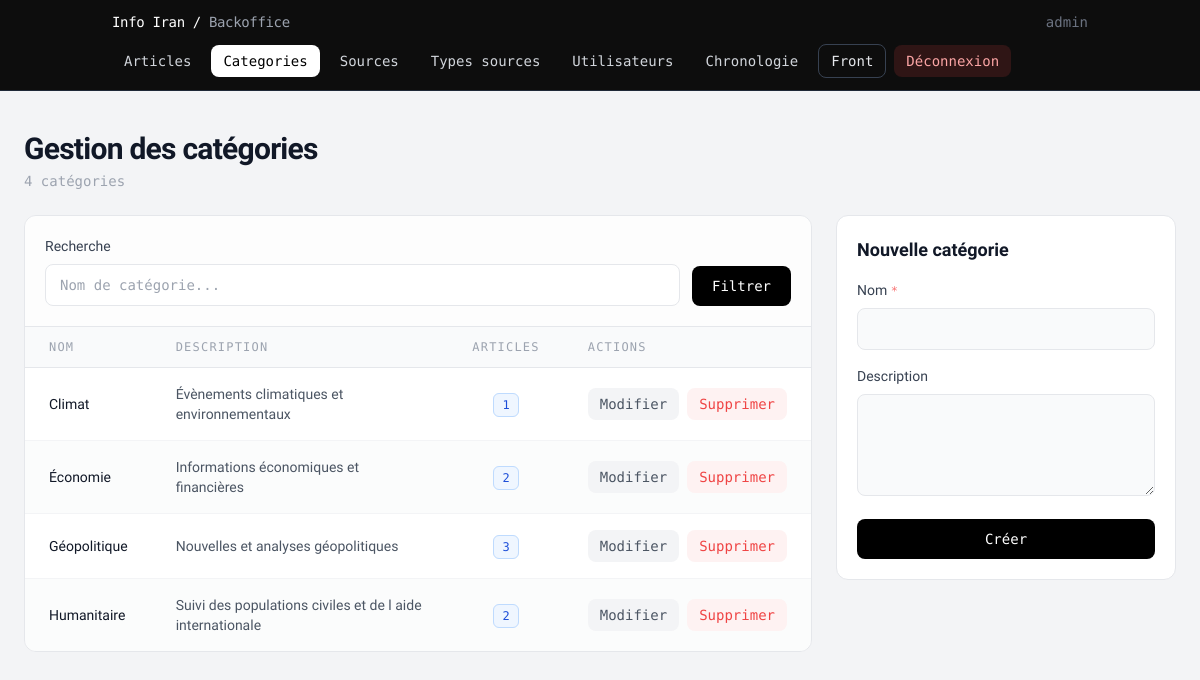
Screenshot of /pages/articles/backoffice_categories.php (signed in) with the database file from the repository.
### tables this page shows
CREATE TABLE categories (
    id  INT PRIMARY KEY AUTO_INCREMENT,
    nom VARCHAR(100) NOT NULL,
    description TEXT
);

### models/Database.php (called while the page is built, shortened)
<?php
class Database
{
    private static $instance = null;
    private $pdo;
    private function __construct()
    {
        $host = getenv('DB_HOST') ?: '127.0.0.1';
        $db   = getenv('DB_NAME') ?: 'info_actualite';
        $user = getenv('DB_USER') ?: 'actualite_user';
        $pass = getenv('DB_PASS') ?: 'secret_pw';
        $charset = 'utf8mb4';
        $dsn = "mysql:host={$host};dbname={$db};charset={$charset}";
        $options = [
            PDO::ATTR_ERRMODE => PDO::ERRMODE_EXCEPTION,
            PDO::ATTR_DEFAULT_FETCH_MODE => PDO::FETCH_ASSOC,
            PDO::ATTR_EMULATE_PREPARES => false,
        ];
        $this->pdo = new PDO($dsn, $user, $pass, $options);
    }
    public static function getInstance()
    {
        if (self::$instance === null) {
            self::$instance = new self();
        }
        return self::$instance;
    }
    public function getConnection()
    {
        return $this->pdo;
    }
}

### controllers/BackofficeController.php (called while the page is built, shortened)
<?php
require_once __DIR__ . '/../models/Database.php';
class BackofficeController
{
    private \PDO $db;
    public function __construct()
    {
        $this->db = Database::getInstance()->getConnection();
    }
    public function listCategoriesPaginated(int $perPage, int $offset, string $q = ''): array
    {
        $params = [];
        $wc = '';
        $stmtC = $this->db->prepare("SELECT COUNT(*) FROM categories c {$wc}");
        $stmtC->execute($params);
        $total = (int) $stmtC->fetchColumn();
        $sql = "
            SELECT c.id, c.nom, c.description,
                   (SELECT COUNT(*) FROM articles a WHERE a.id_categorie = c.id) AS nb_articles
            FROM categories c
            {$wc}
            ORDER BY c.nom ASC
            LIMIT :lim OFFSET :off
        ";
        $stmt = $this->db->prepare($sql);
        $stmt->bindValue(':lim', $perPage, \PDO::PARAM_INT);
        $stmt->bindValue(':off', $offset, \PDO::PARAM_INT);
        $stmt->execute();
        return ['total' => $total, 'rows' => $stmt->fetchAll(\PDO::FETCH_ASSOC)];
    }
}

### pages/articles/backoffice_categories.php (the view, shortened to what this page needs)
<?php
require_once __DIR__ . '/../../controllers/BackofficeController.php';
require_once __DIR__ . '/partials/backoffice_nav.php';
$controller = new BackofficeController();
$perPage = 15;
$page = max(1, intval($_GET['page'] ?? 1));
$offset = ($page - 1) * $perPage;
$q = trim($_GET['q'] ?? '');
$result = $controller->listCategoriesPaginated($perPage, $offset, $q);
$rows = $result['rows'];
$total = $result['total'];
$editCategory = null;
?>
<!DOCTYPE html>
<html lang="fr">
<head>
</head>
<body class="bg-gray-100 min-h-screen">
<main class="container mx-auto px-6 py-10 max-w-[90rem]">
    <div class="mb-6 flex items-start justify-between gap-4">
        <div>
            <h1 class="text-3xl font-semibold text-gray-900 tracking-tight">Gestion des catégories</h1>
            <p class="mono text-sm text-gray-400 mt-1">
                <?= $total ?> catégorie<?= $total > 1 ? 's' : '' ?>
            </p>
        </div>
    </div>
    <div class="lg:grid lg:grid-cols-[1fr_340px] gap-6 items-start">
        <section class="bg-white border border-gray-200 rounded-xl overflow-hidden">
            <form method="GET" action="/backoffice/categories" class="p-5 border-b border-gray-200 bg-gray-50/40 flex gap-3 items-end">
                <div class="flex-1 min-w-[180px]">
                    <label class="block text-sm font-medium text-gray-700 mb-2">Recherche</label>
                    <input type="text" name="q" value="<?= htmlspecialchars($q) ?>" placeholder="Nom de catégorie..."
                           class="w-full mono text-sm px-3.5 py-2.5 border border-gray-200 rounded-lg bg-white focus:border-gray-400 focus:outline-none transition-colors">
                </div>
                <button type="submit" class="mono text-sm font-medium bg-black text-white px-5 py-2.5 rounded-lg hover:bg-gray-800 transition-colors">Filtrer</button>
            </form>
            <?php if (empty($rows)): ?>
                <div class="px-6 py-20 text-center mono text-base text-gray-400">Aucune catégorie trouvée.</div>
            <?php else: ?>
                <div class="overflow-x-auto">
                    <table class="w-full text-left border-collapse">
                        <thead>
                            <tr class="bg-gray-50 border-b border-gray-200 mono text-xs text-gray-400 uppercase tracking-widest">
                                <th class="px-6 py-3 font-normal">Nom</th>
                                <th class="px-6 py-3 font-normal">Description</th>
                                <th class="px-6 py-3 font-normal text-center">Articles</th>
                                <th class="px-6 py-3 font-normal">Actions</th>
                            </tr>
                        </thead>
                        <tbody class="divide-y divide-gray-100">
                            <?php foreach ($rows as $i => $row): ?>
                                <tr class="hover:bg-blue-50/30 transition-colors <?= $i % 2 === 1 ? 'bg-gray-50/60' : 'bg-white' ?>">
                                    <td class="px-6 py-4 text-sm font-medium text-gray-900"><?= htmlspecialchars($row['nom']) ?></td>
                                    <td class="px-6 py-4 text-sm text-gray-600"><?= htmlspecialchars(mb_strimwidth(trim((string) ($row['description'] ?? '')), 0, 90, '…')) ?: '—' ?></td>
                                    <td class="px-6 py-4 text-center">
                                        <span class="mono text-xs px-2 py-1 rounded-md bg-blue-50 border border-blue-200 text-blue-700">
                                            <?= (int) $row['nb_articles'] ?>
                                        </span>
                                    </td>
                                    <td class="px-6 py-4">
                                        <div class="flex items-center gap-2">
                                            <a href="/backoffice/categories?edit=<?= (int) $row['id'] ?><?= $q !== '' ? '&q=' . urlencode($q) : '' ?>" class="mono text-sm text-gray-600 bg-gray-100 hover:bg-gray-200 px-3 py-1.5 rounded-lg transition-colors">Modifier</a>
                                            <form method="POST" action="/backoffice/gestion/traitement" onsubmit="return confirm('Supprimer cette catégorie ?');">
                                                <button type="submit" class="mono text-sm text-red-500 bg-red-50 hover:bg-red-100 px-3 py-1.5 rounded-lg transition-colors">Supprimer</button>
                                            </form>
                                        </div>
                                    </td>
                                </tr>
                            <?php endforeach; ?>
                        </tbody>
                    </table>
                </div>
            <?php endif; ?>
        </section>
        <aside class="sticky top-20 bg-white border border-gray-200 rounded-xl p-5">
            <?php if (!$editCategory): ?>
                <h2 class="text-lg font-semibold text-gray-900 mb-4">Nouvelle catégorie</h2>
                <form method="POST" action="/backoffice/gestion/traitement" class="space-y-4">
                    <div>
                        <label class="block text-sm font-medium text-gray-700 mb-2">Nom <span class="mono text-xs text-red-400">*</span></label>
                        <input type="text" name="nom" required class="w-full mono text-sm px-3.5 py-2.5 border border-gray-200 rounded-lg bg-gray-50 focus:bg-white focus:border-gray-400 focus:outline-none transition-colors">
                    </div>
                    <div>
                        <label class="block text-sm font-medium text-gray-700 mb-2">Description</label>
                        <textarea name="description" rows="4" class="w-full mono text-sm px-3.5 py-2.5 border border-gray-200 rounded-lg bg-gray-50 focus:bg-white focus:border-gray-400 focus:outline-none transition-colors"></textarea>
                    </div>
                    <button type="submit" class="w-full mono text-sm font-medium bg-black text-white px-4 py-2.5 rounded-lg hover:bg-gray-800 transition-colors">Créer</button>
                </form>
            <?php endif; ?>
        </aside>
    </div>
</main>
</body>
</html>

### rows the page displays
categories: nom "Climat", description "Évènements climatiques et environnementaux", nb_articles "1"
categories: nom "Économie", description "Informations économiques et financières", nb_articles "2"
categories: nom "Géopolitique", description "Nouvelles et analyses géopolitiques", nb_articles "3"
categories: nom "Humanitaire", description "Suivi des populations civiles et de l aide internationale", nb_articles "2"

### other values shown
$username "admin"
$link['label'] "Articles"
$link['label'] "Categories"
$link['label'] "Sources"
$link['label'] "Types sources"
$link['label'] "Utilisateurs"
$link['label'] "Chronologie"
$total "4"
